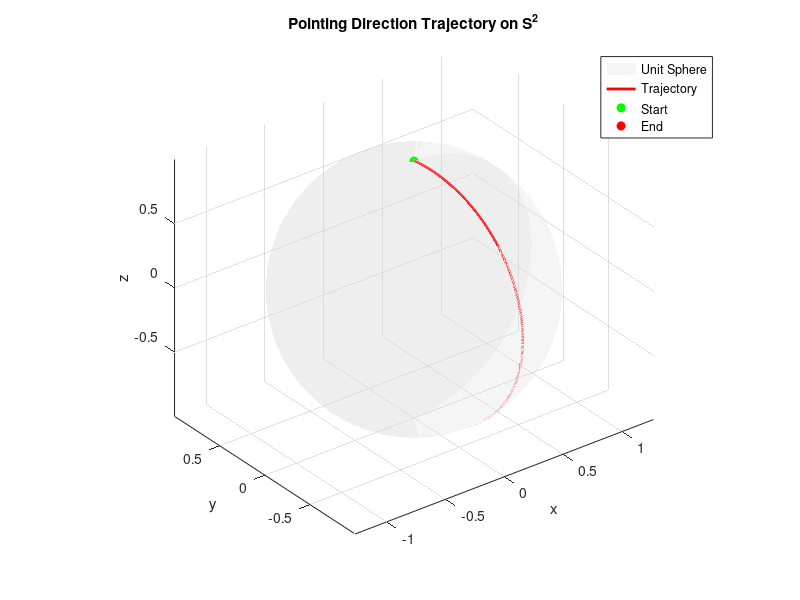
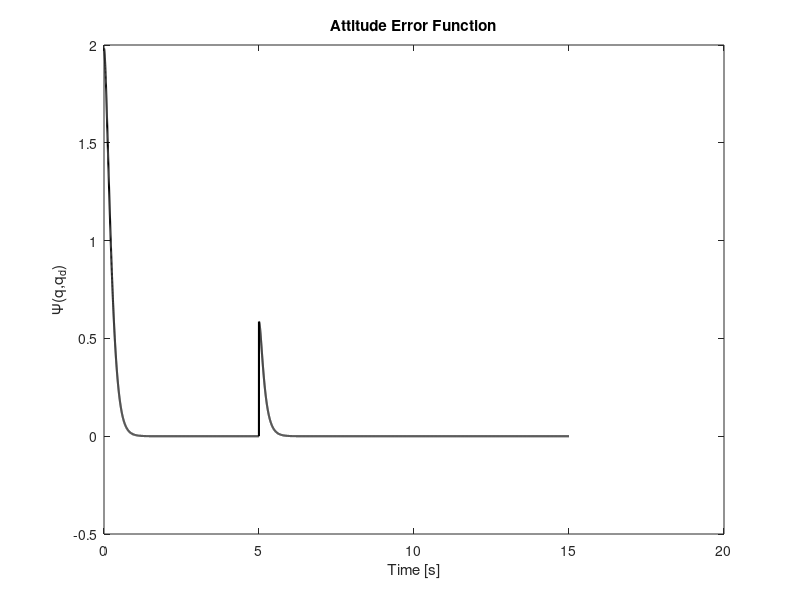
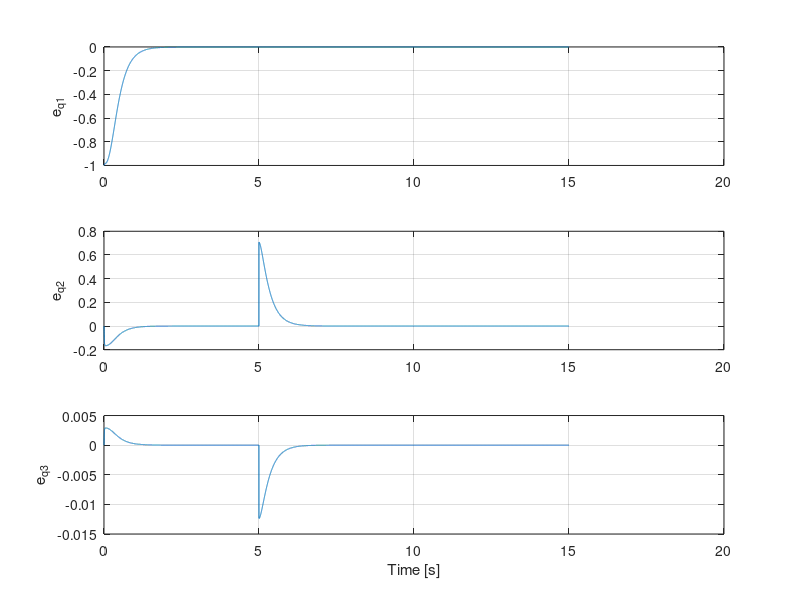

Write MATLAB code to recreate these figures, in order. (Note: this script raises an error after producing the figures.)
clc; clear; close all;

% Simulation parameters
Tend = 15;
dt   = 0.001;
Nsim = round(Tend/dt) + 1;
t    = linspace(0, Tend, Nsim);

% System parameters (V. Numerical Simulations)
c = 0.3;                             % Nm (s/rad)
J = diag([0.0294 0.0305 0.0495]);    % kg m^2
tau = zeros(3,1);

% Controller gains (29a, 29b)
K_r = diag([4.234 4.392 7.128]);
K_w = diag([7.056 7.320 11.88]) * 1e-1;

% Hat (skew) operator
S = @(x) [   0   -x(3)  x(2);
           x(3)    0   -x(1);
          -x(2)  x(1)    0 ];

% Initial conditions
q = [0; 0; 1];                  % initial pointing direction
q = q / norm(q);                % enforce S^2

omega = [0; 0.3; 0];            % initial angular velocity

Q = eye(3);

% Desired equilibrium
q_d = [0; -0.0175; -0.9998];
q_d = q_d / norm(q_d);

omega_d = zeros(3,1);

% Storage
q_hist     = zeros(3, Nsim);
omega_hist = zeros(3, Nsim);
u_hist     = zeros(3, Nsim);
eq_hist    = zeros(3, Nsim);
Psi_hist   = zeros(1, Nsim);

% Main simulation loop
for k = 1:Nsim

    if k == 5/dt % new desired goal for t >= 5 sec
        % New desired equilibrium points
        q_d = [1; 0; 0];
        q_d = q_d / norm(q_d);
        omega_d = zeros(3,1); 
    end

    % --- Attitude error function (Eq. 8)
    Psi = 2 - sqrt(2) * sqrt(1 + q' * q_d);

    % --- Configuration error vector (Eq. 12)
    e_q = (1 / (sqrt(2) * sqrt(1 + q' * q_d))) * Q' * S(q_d) * q;

    % --- Angular velocity error
    e_w = omega - omega_d;

    % --- Control law (Eq. 28, reduced to S^2)
    u = Q'* (-K_r * Q * e_q ...
        -K_w * e_w )...
        + S(omega) * J * omega ...
        + c * omega ...
        - tau;

    % --- Rigid body dynamics (Eq. 5)
    omega_dot = J \ (u - c*omega - S(omega)*J*omega + tau);
    omega = omega + dt * omega_dot;

    % --- Reduced attitude kinematics (Eq. 4)
    q_dot = S(omega) * q;
    q = q + dt * q_dot;

    % --- Enforce S^2 constraint
    q = q / norm(q);

    % --- Store
    q_hist(:,k)     = q;
    omega_hist(:,k) = omega;
    u_hist(:,k)     = u;
    eq_hist(:,k)    = e_q;
    Psi_hist(k)     = Psi;
end

% === Plots ===

% --- Attitude trajectory on S^2
figure; hold on; grid on; axis equal;
[xs,ys,zs] = sphere(50);
surf(xs,ys,zs, ...
    'FaceAlpha',0.25,'EdgeColor','none','FaceColor',[0.85 0.85 0.85]);

plot3(q_hist(1,:), q_hist(2,:), q_hist(3,:), 'r','LineWidth',2);
plot3(q_hist(1,1), q_hist(2,1), q_hist(3,1), 'go','MarkerFaceColor','g');
plot3(q_hist(1,end), q_hist(2,end), q_hist(3,end), 'ro','MarkerFaceColor','r');

xlabel('x'); ylabel('y'); zlabel('z');
title('Pointing Direction Trajectory on S^2');
legend('Unit Sphere','Trajectory','Start','End');
view(3);

% --- Error function
figure; grid on;
plot(t, Psi_hist, 'k','LineWidth',1.5);
xlabel('Time [s]');
ylabel('\Psi(q,q_d)');
title('Attitude Error Function');

% --- Configuration error components
figure;
subplot(3,1,1); plot(t, eq_hist(1,:)); grid on; ylabel('e_{q1}');
subplot(3,1,2); plot(t, eq_hist(2,:)); grid on; ylabel('e_{q2}');
subplot(3,1,3); plot(t, eq_hist(3,:)); grid on; ylabel('e_{q3}');
xlabel('Time [s]');
sgtitle('Configuration Error Vector');

% --- Angular velocity
figure;
subplot(3,1,1); plot(t, omega_hist(1,:)); grid on; ylabel('\omega_1');
subplot(3,1,2); plot(t, omega_hist(2,:)); grid on; ylabel('\omega_2');
subplot(3,1,3); plot(t, omega_hist(3,:)); grid on; ylabel('\omega_3');
xlabel('Time [s]');
sgtitle('Angular Velocity');
